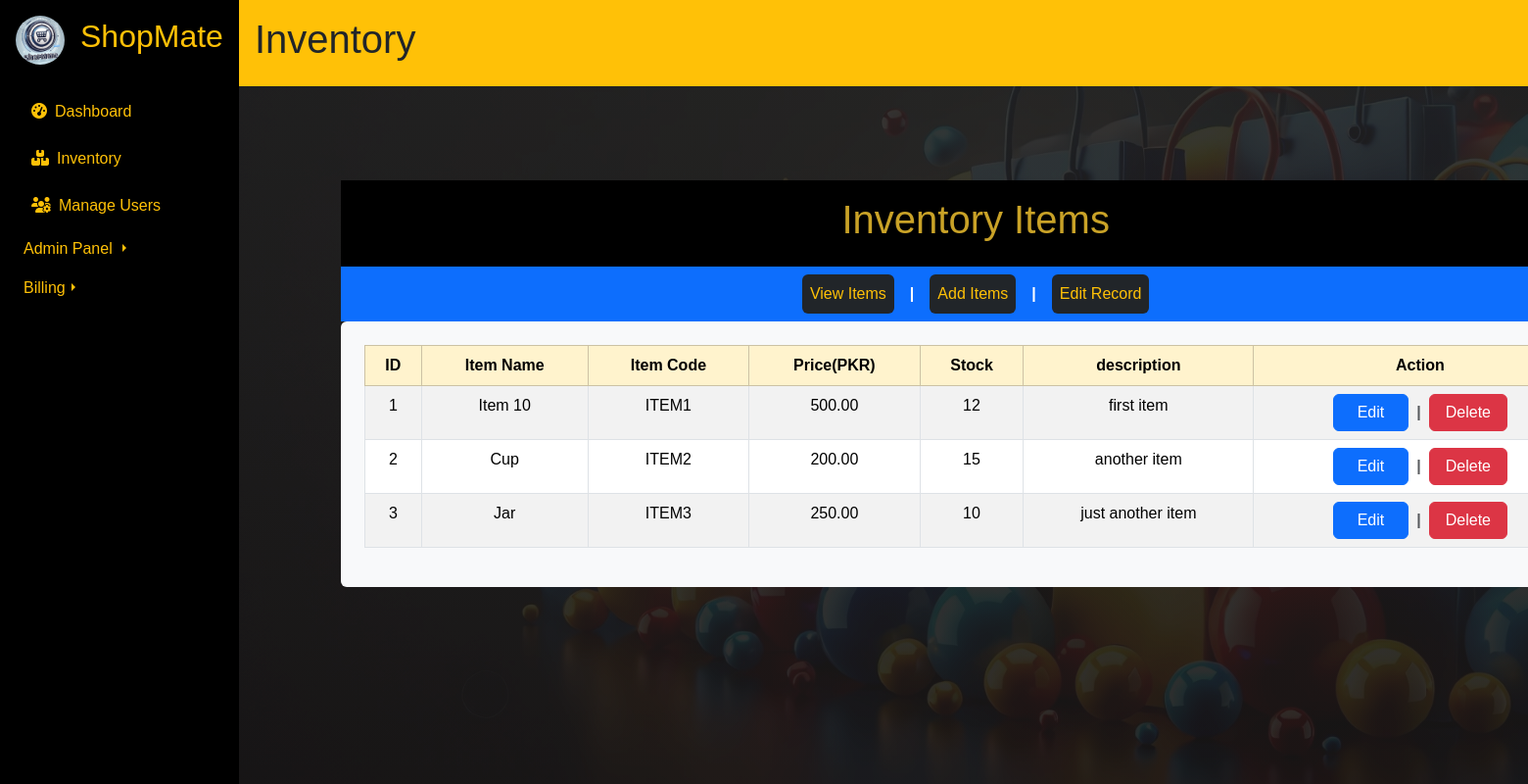
Page /inventory_view.php on the committed database.
### tables this page shows
CREATE TABLE IF NOT EXISTS `items` (
  `tid` int NOT NULL AUTO_INCREMENT,
  `item_name` varchar(100) NOT NULL,
  `sku` varchar(50) NOT NULL,
  `price` decimal(10,2) NOT NULL,
  `stock` int NOT NULL,
  `description` text,
  PRIMARY KEY (`tid`),
  UNIQUE KEY `sku` (`sku`)
);

### inventory_view.php (the view)
<?php $pageTitle = "Inventory";
    include('includes/header.php');
     ?>
<?php include('includes/sidebar.php'); ?>
<?php include('includes/topbar.php'); ?>
<div class="container py-5">
<?php $crudTitle = "Inventory Items";
    include('includes/inventory_nav.php'); ?>
    <?php
    include('includes/db.php');
         $sql = "SELECT * FROM items";
         $result = mysqli_query($conn, $sql) or die("Query Unsuccessful");
         if(mysqli_num_rows($result) > 0 ) {
         ?>
         <div class="bg-light p-4 rounded">
        <table class="table table-bordered table-striped table-hover">
          <thead class="table-warning text-center">
            <tr>
              <th>ID</th>
              <th>Item Name</th>
              <th>Item Code</th>
              <th>Price(PKR)</th>
              <th>Stock</th>
              <th>description</th>
              <th>Action</th>
            </tr>
          </thead>
          <tbody>
            <?php
            while($row = mysqli_fetch_assoc($result)) {
            ?>
            <tr class="text-center">
              <td><?php echo $row['tid'] ?></td>
              <td><?php echo $row['item_name'] ?></td>
              <td><?php echo $row['sku'] ?></td>
              <td><?php echo $row['price'] ?></td>
              <td><?php echo $row['stock'] ?></td>
              <td><?php echo $row['description'] ?></td>
              <td>
                <div class="d-flex justify-content-center gap-2">
                <a class="btn btn-primary btn-scale px-4" href='inventory_update_inline.php?tid=<?php echo $row['tid']; ?>'>Edit</a>
                <span class="d-flex justify-content-center align-items-center text-muted fw-bold">|</span>
                  <a class="btn btn-danger btn-scale px-3" onclick="confirmItemDeletion(<?= $row['tid']; ?>)" >Delete</a>
                </div>
            </td>
            </tr>
            <?php } ?>
          </tbody>
        </table>
        </div>
        <?php } else {
          echo "<div class='bg-light p-4'><h2>No record found</h2></div>";
        }
    ?>
</div>
<?php include('includes/footer.php'); ?>

### css/style.css (style rules this page uses)
* { transition: all 0.4s ease-in-out; }
body { font-family: 'Poppins', sans-serif; color: #C9A227; }

### rows in the picture
items: tid "1", item_name "Item 10", sku "ITEM1", price "500.00", stock "12", description "first item"
items: tid "2", item_name "Cup", sku "ITEM2", price "200.00", stock "15", description "another item"
items: tid "3", item_name "Jar", sku "ITEM3", price "250.00", stock "10", description "just another item"

### other values in the picture
$pageTitle "Inventory"
$crudTitle "Inventory Items"
